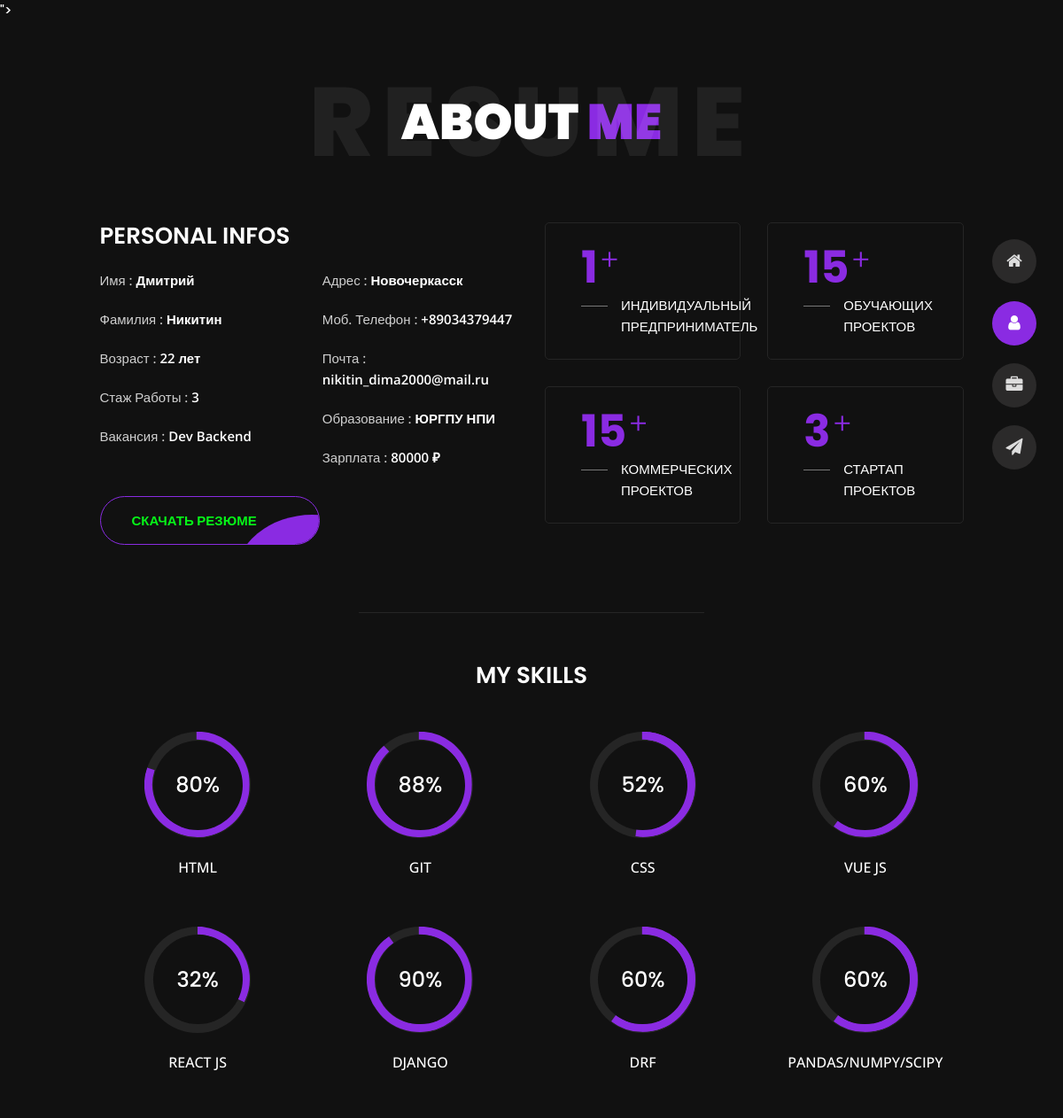
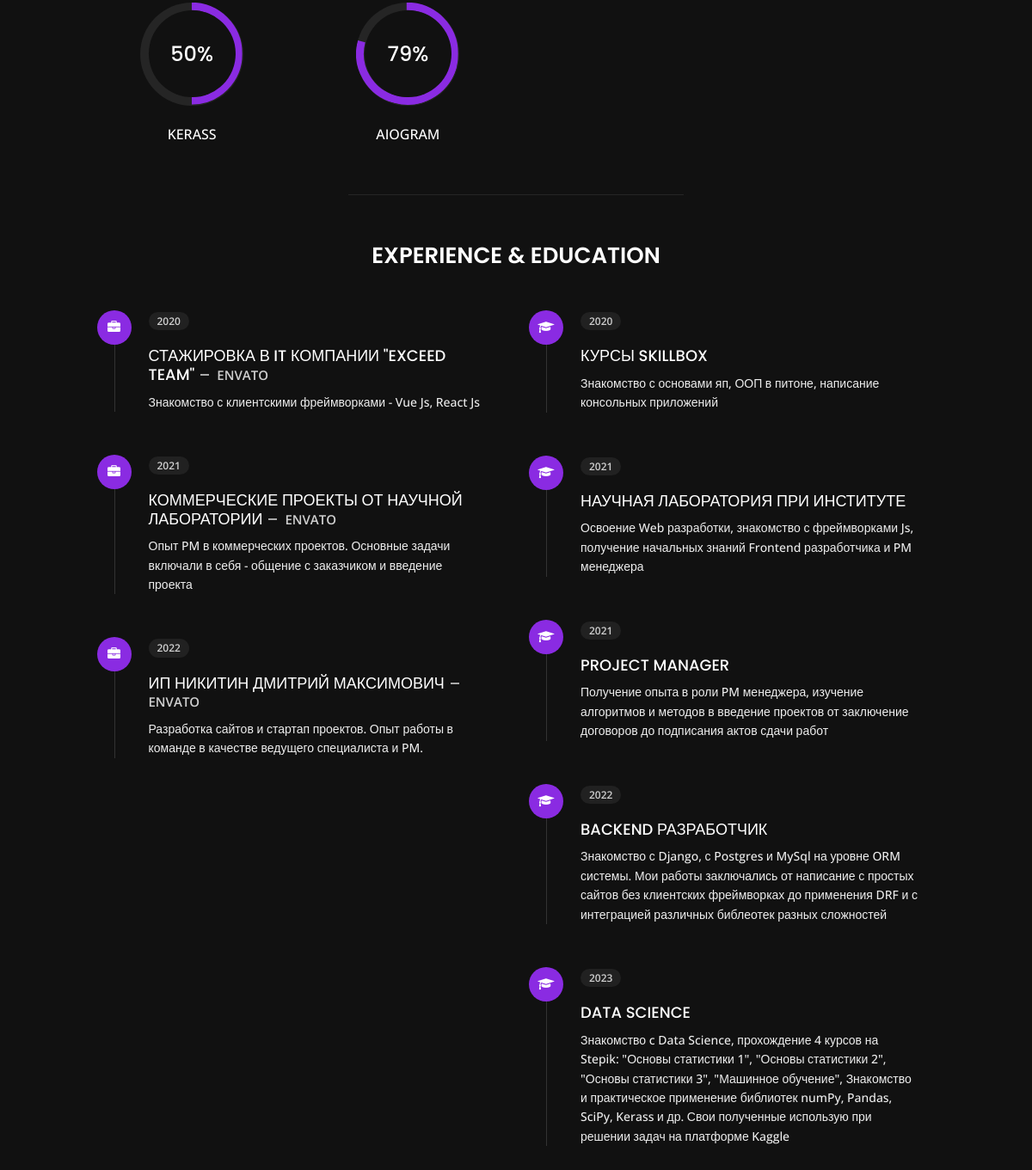
The page /about/ on the database its author committed (2 pictures, top to bottom).
### tunis/models.py (models this page shows)
class UserSelf(models.Model):
    class Meta:
        verbose_name = 'Анкета'
        verbose_name_plural = 'Анкеты'
    name = models.CharField(verbose_name='Имя', max_length=155)
    surname = models.CharField(verbose_name='Фамилия', max_length=155)
    age = models.IntegerField(verbose_name='Возраст')
    dsc = models.TextField(verbose_name='Описание о себе')
    photo_desktop = models.ImageField(verbose_name='Фотография(610х1020)',  upload_to='photo/desktop/%Y/%m/%d/')
    photo_mobile = models.ImageField(verbose_name='Фотография(300х300)', upload_to='photo/mobile/%Y/%m/%d/')
    work_experience = models.IntegerField(verbose_name='Стаж работы')
    address = models.CharField(verbose_name='Адрес', max_length=155)
    phone = models.CharField(verbose_name='Номер телефона', max_length=155)
    mail = models.EmailField(verbose_name='Почта')
    education = models.CharField(verbose_name='Образование', max_length=255)
    vacancy = models.CharField(verbose_name='Вакансия', max_length=255)
    resume = models.FileField(verbose_name='Резюме(pdf)', upload_to='photo/resume/%Y/%m/%d/')
    salary = models.IntegerField(verbose_name='Желаемая зарплата')
    is_active = models.BooleanField(verbose_name='Активно')

class Progress(models.Model):
    class Meta:
        verbose_name = 'Достижение(не более 4)'
        verbose_name_plural = 'Достижения(не более 4)'
    number = models.IntegerField(verbose_name='Числовое значение')
    progress = models.CharField(verbose_name='Прогресс', max_length=35)
    is_active = models.BooleanField(verbose_name='Активно', default=True)

class Skills(models.Model):
    class Meta:
        verbose_name = 'Навык'
        verbose_name_plural = 'Навыки'
    name = models.CharField(verbose_name='Наименование навыка', max_length=20)
    percentage = models.IntegerField(verbose_name='Усвоение навыка(%)', validators=[MinValueValidator(1),
                                                                                    MaxValueValidator(100)])
    is_active = models.BooleanField(verbose_name='Активно', default=True)

class Experience(models.Model):
    class Meta:
        verbose_name = 'Дорожная карта'
        verbose_name_plural = 'Дорожные карты'
    CHOOSE_TYPE = [('1', 'Коммерческий опыт'),
                   ('2', 'Обучение')]
    type_exp = models.CharField(verbose_name='Тип опыта', max_length=1, choices=CHOOSE_TYPE)
    year = models.IntegerField(verbose_name='Год')
    title = models.CharField(verbose_name='Заголовок', max_length=100)
    dsc = models.CharField(verbose_name='Описание(300 символов)', max_length=300)
    is_active = models.BooleanField(verbose_name='Активно', default=True)

### tunis/views.py (the view)
# urls.py: path('about/', show_about, name='about'),
def show_about(req):
    data = {
        'title': 'О себе',
        'users': UserSelf.objects.filter(is_active=True),
        'progresses': Progress.objects.filter(is_active=True),
        'skills': Skills.objects.filter(is_active=True),
        'educations': Experience.objects.filter(type_exp='2', is_active=True).order_by('year'),
        'commercials': Experience.objects.filter(type_exp='1', is_active=True).order_by('year'),
    }
    return render(req, 'tunis/dark/about.html', data)

### tunis/templates/tunis/dark/about.html (shortened to what this page needs)
{% load static %}
<!DOCTYPE html>
<html lang="en">
<head>
    <link href=" {% static 'tunis/css/dark/bootstrap.min.css' %}" rel="stylesheet">
    <link href=" {% static 'tunis/css/dark/preloader.min.css' %}" rel="stylesheet">
    <link href=" {% static 'tunis/css/dark/circle.css' %}" rel="stylesheet">
    <link href=" {% static 'tunis/css/dark/font-awesome.min.css' %}" rel="stylesheet">
    <link href=" {% static 'tunis/css/dark/fm.revealator.jquery.min.css' %}" rel="stylesheet">
    <link href=" {% static 'tunis/css/dark/style.css' %}" rel="stylesheet">
    <link href="http://cdnjs.cloudflare.com/ajax/libs/font-awesome/4.3.0/css/font-awesome.css" rel="stylesheet" type='text/css'>">
    <link href="{% static 'tunis/css/dark/skins/blueviolet.css' %}" rel="stylesheet">
</head>
<body class="about">
<header class="header" id="navbar-collapse-toggle">
    <ul class="icon-menu d-none d-lg-block revealator-slideup revealator-once revealator-delay1">
        <li class="icon-box">
            <i class="fa fa-home"></i>
            <a href="{% url 'index' %}">
            </a>
        </li>
        <li class="icon-box active">
            <i class="fa fa-user"></i>
            <a href="{% url 'about' %}">
            </a>
        </li>
        <li class="icon-box">
            <i class="fa fa-briefcase"></i>
            <a href="{% url 'portfolio' %}">
            </a>
        </li>
        <li class="icon-box">
            <i class="fa fa-send"></i>
            <a href="{% url 'contact' %}">
            </a>
        </li>
    </ul>
</header>
<section class="title-section text-left text-sm-center revealator-slideup revealator-once revealator-delay1">
    <h1>ABOUT <span>ME</span></h1>
    <span class="title-bg">Resume</span>
</section>
<section class="main-content revealator-slideup revealator-once revealator-delay1">
    <div class="container">
        <div class="row">
            {% for user in users %}
                <div class="col-12 col-lg-5 col-xl-6">
                    <div class="row">
                        <div class="col-12">
                            <h3 class="text-uppercase custom-title mb-0 ft-wt-600">personal infos</h3>
                        </div>
                        <div class="col-6">
                            <ul class="about-list list-unstyled open-sans-font">
                                <li> <span class="title">Имя :</span> <span class="value d-block d-sm-inline-block d-lg-block d-xl-inline-block">{{ user.name }}</span> </li>
                                <li> <span class="title">Фамилия :</span> <span class="value d-block d-sm-inline-block d-lg-block d-xl-inline-block">{{ user.surname }}</span> </li>
                                <li> <span class="title">Возраст :</span> <span class="value d-block d-sm-inline-block d-lg-block d-xl-inline-block">{{ user.age }} лет</span> </li>
                                <li> <span class="title">Стаж работы :</span> <span class="value d-block d-sm-inline-block d-lg-block d-xl-inline-block">{{ user.work_experience }}</span> </li>
                                <li> <span class="title">Вакансия :</span> <span class="value d-block d-sm-inline-block d-lg-block d-xl-inline-block">{{ user.vacancy }}</span> </li>
                            </ul>
                        </div>
                        <div class="col-6">
                            <ul class="about-list list-unstyled open-sans-font">
                                <li> <span class="title">Адрес :</span> <span class="value d-block d-sm-inline-block d-lg-block d-xl-inline-block">{{ user.address }}</span> </li>
                                <li> <span class="title">Моб. телефон :</span> <span class="value d-block d-sm-inline-block d-lg-block d-xl-inline-block">+{{ user.phone }}</span> </li>
                                <li> <span class="title">Почта :</span> <span class="value d-block d-sm-inline-block d-lg-block d-xl-inline-block">{{ user.mail }}</span> </li>
                                <li> <span class="title">Образование :</span> <span class="value d-block d-sm-inline-block d-lg-block d-xl-inline-block">{{ user.education }}</span> </li>
                                <li> <span class="title">Зарплата   :</span> <span class="value d-block d-sm-inline-block d-lg-block d-xl-inline-block">{{ user.salary }} ₽</span> </li>
                            </ul>
                        </div>
                        <div class="col-12 mt-3">
                            <a class="button" href="{{ user.resume.url }}">
                                <span class="button-text">Скачать резюме</span>
                                <span class="button-icon"></span>
                            </a>
                        </div>
                    </div>
                </div>
            {% endfor %}
            <div class="col-12 col-lg-7 col-xl-6 mt-5 mt-lg-0">
                <div class="row">
                    {% for progress in progresses %}
                        <div class="col-6">
                            <div class="box-stats with-margin">
                                <h3 class="poppins-font position-relative">{{ progress.number }}</h3>
                                <p class="open-sans-font m-0 position-relative text-uppercase">{{ progress.progress }}</p>
                            </div>
                        </div>
                    {% endfor %}
                </div>
            </div>
        </div>
        <hr class="separator">
        <div class="row">
            <div class="col-12">
                <h3 class="text-uppercase pb-4 pb-sm-5 mb-3 mb-sm-0 text-left text-sm-center custom-title ft-wt-600">My Skills</h3>
            </div>
            {% for skill in skills %}
                <div class="col-6 col-md-3 mb-3 mb-sm-5">
                    <div class="c100 p{{ skill.percentage }}">
                        <span>{{ skill.percentage }}%</span>
                    </div>
                    <h6 class="text-uppercase open-sans-font text-center mt-2 mt-sm-4">{{ skill.name }}</h6>
                </div>
            {% endfor %}
        </div>
        <hr class="separator mt-1">
        <div class="row">
            <div class="col-12">
                <h3 class="text-uppercase pb-5 mb-0 text-left text-sm-center custom-title ft-wt-600">Experience <span>&</span> Education</h3>
            </div>
            <div class="col-lg-6 m-15px-tb">
                <div class="resume-box">
                    <ul>
                        {% for commercial in commercials %}
                            <li>
                                <div class="icon">
                                    <i class="fa fa-briefcase"></i>
                                </div>
                                <span class="time open-sans-font text-uppercase">{{ commercial.year }}</span>
                                <h5 class="poppins-font text-uppercase">{{ commercial.title }}<span class="place open-sans-font">Envato</span></h5>
                                <p class="open-sans-font">{{ commercial.dsc }}</p>
                            </li>
                       {% endfor %}
                    </ul>
                </div>
            </div>
            <div class="col-lg-6 m-15px-tb">
                <div class="resume-box">
                    <ul>
                        {% for education in educations %}
                            <li>
                                <div class="icon">
                                    <i class="fa fa-graduation-cap"></i>
                                </div>
                                <span class="time open-sans-font text-uppercase">{{ education.year }}</span>
                                <h5 class="poppins-font text-uppercase">{{ education.title }}</h5>
                                <p class="open-sans-font">{{ education.dsc }}</p>
                            </li>
                        {% endfor %}
                    </ul>
                </div>
            </div>
        </div>
    </div>
</section>
</body>
</html>

### tunis/static/tunis/css/dark/circle.css (style rules this page uses)
.c100 { position: relative; font-size: 120px; width: 1em; height: 1em; border-radius: 50%; float: left; margin: 0 0.1em 0.1em 0; background-color: #cccccc; }
.c100 *, .c100 *:before, .c100 *:after { -webkit-box-sizing: content-box; -moz-box-sizing: content-box; box-sizing: content-box; }
.c100 > span { position: absolute; width: 100%; z-index: 1; left: 0; top: 0; width: 5em; line-height: 5em; font-size: 0.2em; color: #cccccc; display: block; text-align: center; white-space: nowrap; -webkit-transition-property: all; -moz-transition-property: all; -o-transition-property: all; transition-property: all; -webkit-transition-duration: 0.2s; -moz-transition-duration: 0.2s; -o-transition-duration: 0.2s; transition-duration: 0.2s; -webkit-transition-timing-function: ease-out; -moz-transition-timing-function: ease-out; -o-transition-timing-function: ease-out; transition-timing-function: ease-out; }
.c100:after { position: absolute; top: 0.08em; left: 0.08em; display: block; content: " "; border-radius: 50%; background-color: #f5f5f5; width: 0.84em; height: 0.84em; -webkit-transition-property: all; -moz-transition-property: all; -o-transition-property: all; transition-property: all; -webkit-transition-duration: 0.2s; -moz-transition-duration: 0.2s; -o-transition-duration: 0.2s; transition-duration: 0.2s; -webkit-transition-timing-function: ease-in; -moz-transition-timing-function: ease-in; -o-transition-timing-function: ease-in; transition-timing-function: ease-in; }

### tunis/static/tunis/css/dark/skins/blueviolet.css (style rules this page uses)
.home h1, .about .box-stats h3, .title-section h1 span, #menu li.active a, body.light #menu li.active a, .blog .post-container:hover .post-content .entry-header h3 a, .blog .post-content .entry-header h3 a:hover, .contact .custom-span-contact i, .portfolio .slideshow figcaption h3, .portfolio .slideshow a, .portfolio .grid figure:hover figcaption, .blog-post .meta i { color: #8a2be2; }
.home .home-details h1:before, .about .resume-box .icon, .contact ul.social li a:hover, body.light.contact ul.social li a:hover, .preloader .loader, .blog .page-link:hover, .blog .page-item.active .page-link, body.light.blog .page-link:hover, body.light.blog .page-item.active .page-link, .portfolio .grid li figure div, .header ul.icon-menu li.icon-box.active, .header ul.icon-menu li.icon-box:hover, body.light .header ul.icon-menu li.icon-box.active, body.light .header ul.icon-menu li.icon-box:hover, .btn, .header .icon-box h2, .home .color-block, .title-section hr, .portfolio .slideshow .carousel-indicators li.active, .button:before, .button-icon { background-color: #8a2be2; }
.contact .contactform input[type=text]:focus, .contact .contactform input[type=email]:focus, .contact .contactform textarea:focus, body.light.contact .contactform input[type=text]:focus, body.light.contact .contactform input[type=email]:focus, body.light.contact .contactform textarea:focus, .blog .page-item.active .page-link, .blog .page-link:hover, body.light.blog .page-item.active .page-link, body.light.blog .page-link:hover, .button { border: 1px solid #8a2be2; }

### rows shown on the page
UserSelf: name "Дмитрий", surname "Никитин", age "22", work_experience "3", vacancy "Dev Backend", address "Новочеркасск", phone "89034379447", mail "nikitin_dima2000@mail.ru", education "ЮРГПУ НПИ", salary "80000"
Progress: number "1", progress "ИНДИВИДУАЛЬНЫЙ ПРЕДПРИНИМАТЕЛЬ"
Progress: number "15", progress "ОБУЧАЮЩИХ ПРОЕКТОВ"
Progress: number "15", progress "КОММЕРЧЕСКИХ ПРОЕКТОВ"
Progress: number "3", progress "СТАРТАП ПРОЕКТОВ"
Skills: percentage "80", name "HTML"
Skills: percentage "88", name "GIT"
Skills: percentage "52", name "CSS"
Skills: percentage "60", name "VUE JS"
Skills: percentage "32", name "REACT JS"
Skills: percentage "90", name "DJANGO"
Skills: percentage "60", name "DRF"
Skills: percentage "60", name "PANDAS/NUMPY/SCIPY"
Skills: percentage "50", name "KERASS"
Skills: percentage "79", name "AIOGRAM"
Experience: year "2020", title "СТАЖИРОВКА В IT КОМПАНИИ \"EXCEED TEAM\"", dsc "Знакомство с клиентскими фреймворками - Vue Js, React Js"
Experience: year "2021", title "КОММЕРЧЕСКИЕ ПРОЕКТЫ ОТ НАУЧНОЙ ЛАБОРАТОРИИ", dsc "Опыт PM в коммерческих проектов. Основные задачи включали в себя - общение с заказчиком и введение проекта"
Experience: year "2022", title "ИП НИКИТИН ДМИТРИЙ МАКСИМОВИЧ", dsc "Разработка сайтов и стартап проектов. Опыт работы в команде в качестве ведущего специалиста и PM."
Experience: year "2020", title "КУРСЫ SKILLBOX", dsc "Знакомство с основами яп, ООП в питоне, написание консольных приложений"
Experience: year "2021", title "НАУЧНАЯ ЛАБОРАТОРИЯ ПРИ ИНСТИТУТЕ", dsc "Освоение Web разработки, знакомство с фреймворками Js, получение начальных знаний Frontend разработчика и PM менеджера"
Experience: year "2021", title "PROJECT MANAGER", dsc "Получение опыта в роли PM менеджера, изучение алгоритмов и методов в введение проектов от заключение договоров до подписания актов сдачи работ"
Experience: year "2022", title "BACKEND РАЗРАБОТЧИК", dsc "Знакомство с Django, с Postgres и MySql на уровне ORM системы. Мои работы заключались от написание с простых сайтов без клиентских фреймворках до применения DRF и с интеграцией различных библеотек разных сложностей"
Experience: year "2023", title "DATA SCIENCE", dsc "Знакомство c Data Science, прохождение 4 курсов на Stepik: \"Основы статистики 1\", \"Основы статистики 2\", \"Основы статистики 3\", \"Машинное обучение\", Знакомство и практическое применение библиотек numPy, Pandas, SciPy, Kerass и др. Свои полученные использую при решении задач на платформе Kaggle"
